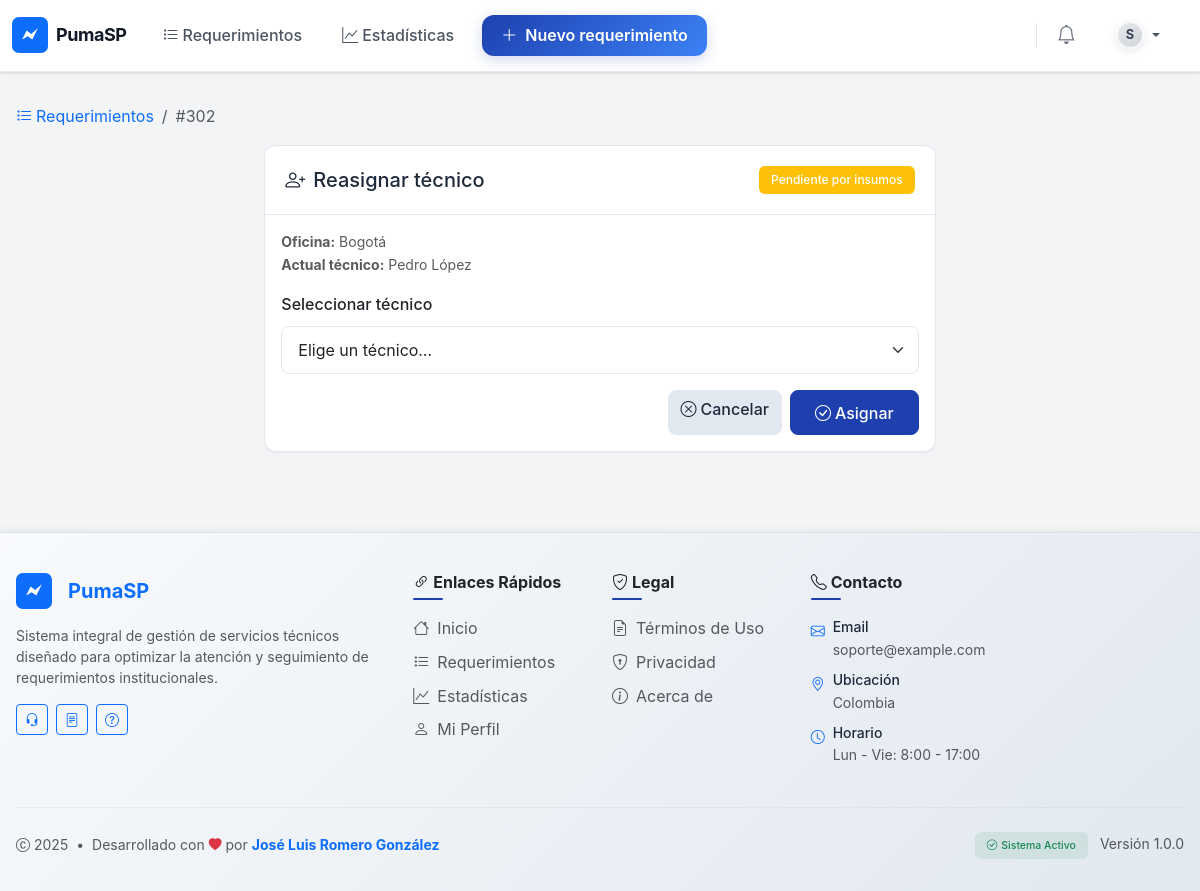
Screenshot of /tickets/302/asignar/ (signed in) with the database file from the repository.
### tickets/models.py (models this page shows, shortened)
class Ticket(models.Model):
	requester_name = models.CharField(max_length=150, verbose_name=_('Nombre del solicitante'))
	requester_office = models.ForeignKey('oficinas.Office', related_name='tickets_requested', on_delete=models.PROTECT, verbose_name=_('Oficina que solicita (catálogo)'), null=True, blank=True)
	requester_office_text = models.CharField(max_length=150, verbose_name=_('Oficina que solicita'), blank=True)
	description = models.TextField(verbose_name=_('Descripción del servicio'))
	priority = models.IntegerField(choices=TicketPriority.choices, default=TicketPriority.P3, verbose_name=_('Prioridad'))
	assigned_office = models.ForeignKey('oficinas.Office', related_name='tickets_assigned', on_delete=models.PROTECT, verbose_name=_('Oficina asignada'))
	supervisor = models.ForeignKey('accounts.CustomUser', related_name='tickets_supervised', null=True, blank=True, on_delete=models.SET_NULL, verbose_name=_('Supervisor'))
	technician = models.ForeignKey('accounts.CustomUser', related_name='tickets_assigned_to', null=True, blank=True, on_delete=models.SET_NULL, verbose_name=_('Técnico'))
	equipment_code = models.CharField(max_length=120, blank=True, verbose_name=_('Código del equipo'))
	status = models.CharField(max_length=20, choices=TicketStatus.choices, default=TicketStatus.DRAFT, verbose_name=_('Estado'))
	created_at = models.DateTimeField(auto_now_add=True)
	updated_at = models.DateTimeField(auto_now=True)

### oficinas/models.py (models this page shows)
class Office(models.Model):
	name = models.CharField(max_length=120, unique=True)
	description = models.TextField(blank=True)
	supervisor = models.ForeignKey('accounts.CustomUser', null=True, blank=True, on_delete=models.SET_NULL, related_name='supervisa_oficina')
	def __str__(self):
		return self.name

### accounts/models.py (models this page shows, shortened)
class CustomUser(AbstractUser):
	approved = models.BooleanField(default=False, help_text=_('Aprobado por Jefe'))
	role = models.CharField(max_length=16, choices=Roles.choices, default=Roles.UNASSIGNED)
	office = models.ForeignKey('oficinas.Office', null=True, blank=True, on_delete=models.SET_NULL, related_name='users')
	class IdentificationType(models.TextChoices):
		CC = 'CC', _('Cédula de ciudadanía')
		CE = 'CE', _('Cédula de extranjería')
		TI = 'TI', _('Tarjeta de identidad')
		PAS = 'PAS', _('Pasaporte')
		NIT = 'NIT', _('NIT')
		PEP = 'PEP', _('Permiso especial de permanencia')
	id_type = models.CharField(
		max_length=5,
		choices=IdentificationType.choices,
		null=True,
		blank=True,
		verbose_name=_('Tipo de identificación'),
	)
	id_number = models.CharField(
		max_length=32,
		null=True,
		blank=True,
		unique=True,
		verbose_name=_('Número de identificación'),
	)
	birth_date = models.DateField(null=True, blank=True, verbose_name=_('Fecha de nacimiento'))
	phone = models.CharField(max_length=20, null=True, blank=True, verbose_name=_('Teléfono'))
	@property
	def is_jefe(self):
		return self.role == Roles.JEFE
	@property
	def is_supervisor(self):
		return self.role == Roles.SUPERVISOR

### tickets/views.py (the view, shortened to what this page needs)
# urls.py: path('<int:ticket_id>/asignar/', views.assign, name='ticket_assign'),
@login_required
@supervisor_required
def assign(request, ticket_id):
	ticket = get_object_or_404(Ticket, pk=ticket_id, assigned_office=request.user.office)
	if ticket.status == TicketStatus.COMPLETED:
		messages.warning(request, 'El requerimiento ya está completado y no se puede (re)asignar.')
		return redirect('tickets_index')
	tecnicos = CustomUser.objects.filter(office=request.user.office, role=Roles.TECNICO, is_active=True, approved=True)
	return render(request, 'tickets/assign.html', {'ticket': ticket, 'tecnicos': tecnicos})

### accounts/templatetags/name_filters.py (called while the page is built)
@register.filter(name='first_last')
def first_last(user):
    if not user:
        return ''
    first = (getattr(user, 'first_name', '') or '').strip()
    last = (getattr(user, 'last_name', '') or '').strip()
    full = ' '.join([p for p in [first, last] if p])
    return full if full else 'Sin nombre'

### gestor_servicios/context_processors.py (called while the page is built)
def brand(request):
    return {
        'BRAND_NAME': getattr(settings, 'APP_BRAND_NAME', 'PumaSP'),
        'BRAND_TAGLINE': getattr(settings, 'APP_BRAND_TAGLINE', ''),
        'BRAND_LOGO': getattr(settings, 'APP_BRAND_LOGO', 'favicon.svg'),
    'FOOTER_CONTACT_EMAIL': getattr(settings, 'APP_CONTACT_EMAIL', 'soporte@example.com'),
    'FOOTER_CONTACT_LOCATION': getattr(settings, 'APP_CONTACT_LOCATION', 'Colombia'),
    }

### templates/tickets/assign.html (shortened to what this page needs)
{% extends 'base.html' %}
{% load name_filters %}
{% block content %}
<nav aria-label="breadcrumb" class="mb-3">
  <ol class="breadcrumb mb-0">
    <li class="breadcrumb-item"><a class="text-decoration-none" href="/tickets/"><i class="bi bi-list-task me-1"></i>Requerimientos</a></li>
    <li class="breadcrumb-item active" aria-current="page">#{{ ticket.id }}</li>
  </ol>
</nav>
<div class="row justify-content-center">
  <div class="col-12 col-lg-7">
    <div class="card">
      <div class="card-header d-flex justify-content-between align-items-center">
        <h5 class="mb-0"><i class="bi bi-person-plus me-2"></i>{% if ticket.technician_id %}Reasignar{% else %}Asignar{% endif %} técnico</h5>
        <span class="badge {% if ticket.status == 'COMPLETED' %}bg-success{% elif ticket.status == 'IN_PROGRESS' %}bg-primary{% elif ticket.status == 'PENDING_SUPPLIES' %}bg-warning{% else %}bg-secondary{% endif %}">{{ ticket.get_status_display }}</span>
      </div>
      <div class="card-body">
        {% if ticket.status == 'COMPLETED' %}
          <div class="alert alert-info mb-0"><i class="bi bi-info-circle me-1"></i>El requerimiento está completado y no se puede (re)asignar.</div>
        {% else %}
          <div class="mb-3 small text-muted">
            <div><strong>Oficina:</strong> {{ ticket.assigned_office }}</div>
            <div><strong>Actual técnico:</strong> {% if ticket.technician %}<span title="@{{ ticket.technician.username }}">{{ ticket.technician|first_last }}</span>{% else %}<span class="text-secondary">Sin asignar</span>{% endif %}</div>
          </div>
          <form method="post" class="needs-validation" novalidate>
            <div class="mb-3">
              <label class="form-label fw-medium">Seleccionar técnico</label>
              <select name="technician" class="form-select" required>
                <option value="">Elige un técnico…</option>
              </select>
            </div>
            <div class="d-flex justify-content-end gap-2">
              <a class="btn btn-secondary" href="/tickets/"><i class="bi bi-x-circle me-1"></i>Cancelar</a>
              <button class="btn btn-primary" type="submit"><i class="bi bi-check-circle me-1"></i>Asignar</button>
            </div>
          </form>
        {% endif %}
      </div>
    </div>
  </div>
</div>
{% endblock %}

### templates/base.html (style rules this page uses)
:root { --primary-blue: #1e40af; --primary-blue-light: #3b82f6; --primary-blue-dark: #1e3a8a; --secondary-gray: #f3f4f6; --secondary-gray-dark: #e2e8f0; --accent-blue: #0ea5e9; --text-primary: #1e293b; --text-secondary: #64748b; --border-color: #e2e8f0; --success: #10b981; --warning: #f59e0b; --danger: #ef4444; --shadow-sm: 0 1px 2px 0 rgb(0 0 0 / 0.05); --shadow-md: 0 4px 6px -1px rgb(0 0 0 / 0.1), 0 2px 4px -2px rgb(0 0 0 / 0.1); --shadow-lg: 0 10px 15px -3px rgb(0 0 0 / 0.1), 0 4px 6px -4px rgb(0 0 0 / 0.1); }
html, body { font-family: -apple-system, BlinkMacSystemFont, 'Segoe UI', Roboto, 'Helvetica Neue', Arial, sans-serif; background-color: var(--secondary-gray); color: var(--text-primary); line-height: 1.6; }
.card { border: 1px solid var(--border-color); border-radius: 12px; box-shadow: var(--shadow-sm); background: white; transition: all 0.2s ease; }
.card-header { background: white; border-bottom: 1px solid var(--border-color); font-weight: 600; color: var(--text-primary); padding: 1.25rem; border-radius: 12px 12px 0 0 !important; }
.btn-primary { background-color: var(--primary-blue); border-color: var(--primary-blue); border-radius: 8px; font-weight: 500; padding: 0.6rem 1.5rem; transition: all 0.2s ease; }
.btn-secondary { background-color: var(--secondary-gray-dark); border-color: var(--secondary-gray-dark); color: var(--text-primary); border-radius: 8px; font-weight: 500; }
.form-control, .form-select { border: 1px solid var(--border-color); border-radius: 8px; padding: 0.7rem 1rem; transition: all 0.2s ease; }
.badge { font-weight: 500; padding: 0.5rem 0.75rem; border-radius: 6px; }

### rows the page displays
Ticket: id "302", status "Pendiente por insumos", assigned_office "Bogotá", technician|first_last "Pedro López"

### other values shown
{{ BRAND_NAME }} "PumaSP"
{{ FOOTER_CONTACT_EMAIL }} "soporte@example.com"
{{ FOOTER_CONTACT_LOCATION }} "Colombia"
